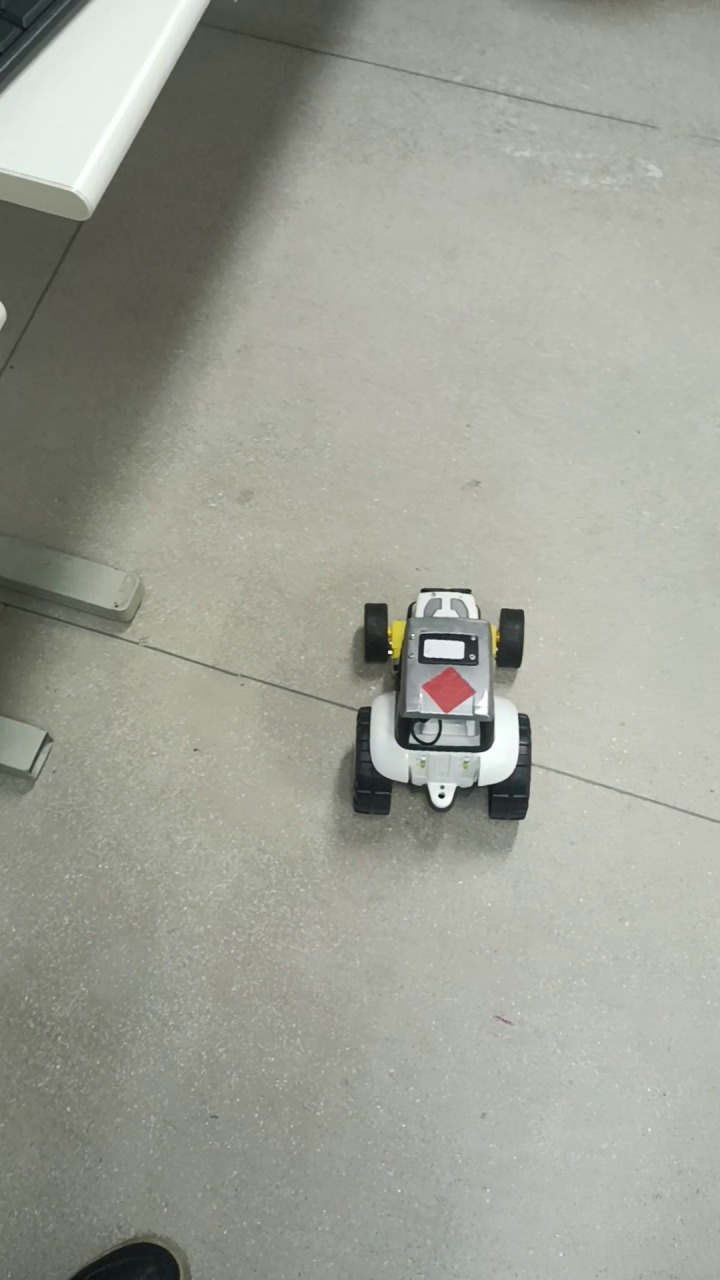
#> input picture dados/imagens/frames_dataset_novo_frame_00470.jpg, 720 x 1280 px; its folder holds only this picture in this run
$ python rotular.py
#> lines starting #> are read from the running program, lines starting #| are printed output that depends on the picture
"""Ferramenta para rotular carros: caixa + pontos da traseira, do meio e da frente.

    python -m ferramentas.rotular
    python -m ferramentas.rotular --modelo modelos/vigia-pose.pt   # o modelo sugere, você corrige

Para cada carro na imagem:
  1. arraste com o mouse uma caixa em volta do carro inteiro;
  2. clique no centro da TRASEIRA;
  3. clique no MEIO do carro (centro do teto / da carroceria);
  4. clique no centro da FRENTE.
Pode marcar vários carros na mesma imagem.

Teclas:
  Enter/Espaço  salva e vai para a próxima
  n             imagem SEM carro (salva vazio, também ensina o modelo) e vai para a próxima
  z             desfaz o último passo
  a / d         imagem anterior / próxima (salva o que mudou)
  x             apaga o rótulo desta imagem (volta a ficar "não rotulada")
  q / Esc       salva e sai
"""

import argparse
from pathlib import Path

import cv2
import numpy as np

from .formato_yolo import Rotulo, escrever_arquivo, ler_arquivo

COR_CAIXA = (0, 220, 0)
COR_TRASEIRA = (255, 100, 0)
COR_MEIO = (0, 200, 255)
COR_FRENTE = (0, 0, 255)
COR_SUGESTAO = (0, 220, 220)
ALTURA_FAIXA = 120

ESPERANDO_CAIXA = "arraste uma caixa em volta do carro"
ESPERANDO_TRASEIRA = "clique na TRASEIRA"
ESPERANDO_MEIO = "clique no MEIO do carro"
ESPERANDO_FRENTE = "clique na FRENTE"


class EditorRotulos:
    """Estado da edição de uma imagem (separado da janela para poder ser testado)."""

    def __init__(self, rotulos: list[Rotulo] | None = None, sugestao: bool = False) -> None:
        self.rotulos: list[Rotulo] = list(rotulos or [])
        self.sugestao = sugestao
        self.modificado = sugestao
        self.caixa_inicio: tuple[float, float] | None = None
        self.caixa_atual: tuple[float, float, float, float] | None = None
        self.traseira: tuple[float, float] | None = None
        self.meio: tuple[float, float] | None = None
        self.arrastando = False
        self._caixa_temporaria: tuple[float, float, float, float] | None = None

    @property
    def etapa(self) -> str:
        if self.caixa_atual is None:
            return ESPERANDO_CAIXA
        if self.traseira is None:
            return ESPERANDO_TRASEIRA
        if self.meio is None:
            return ESPERANDO_MEIO
        return ESPERANDO_FRENTE

    @property
    def incompleto(self) -> bool:
        return self.caixa_atual is not None

    # [39 lines left out: functions mouse, desfazer, not called in this run]

    def caixa_em_desenho(self):
        return self._caixa_temporaria


def desenhar(imagem: np.ndarray, editor: EditorRotulos, escala: float, cabecalho: tuple[str, str]) -> np.ndarray:
    tela = cv2.resize(imagem, None, fx=escala, fy=escala, interpolation=cv2.INTER_AREA)

    def p(ponto):
        return int(ponto[0] * escala), int(ponto[1] * escala)

    cor_caixa = COR_SUGESTAO if editor.sugestao else COR_CAIXA
    for numero, rotulo in enumerate(editor.rotulos, 1):
        x1, y1, x2, y2 = rotulo.caixa
        cv2.rectangle(tela, p((x1, y1)), p((x2, y2)), cor_caixa, 2)
        cv2.line(tela, p(rotulo.traseira), p(rotulo.meio), cor_caixa, 2)
        cv2.arrowedLine(tela, p(rotulo.meio), p(rotulo.frente), cor_caixa, 2, tipLength=0.3)
        cv2.circle(tela, p(rotulo.traseira), 6, COR_TRASEIRA, -1)
        cv2.circle(tela, p(rotulo.meio), 6, COR_MEIO, -1)
        cv2.circle(tela, p(rotulo.frente), 6, COR_FRENTE, -1)
        cv2.putText(tela, str(numero), p((x1 + 4, y1 + 22 / escala)), cv2.FONT_HERSHEY_SIMPLEX, 0.7, cor_caixa, 2)
    temporaria = editor.caixa_em_desenho()
    if temporaria:
        x1, y1, x2, y2 = temporaria
        cv2.rectangle(tela, p((x1, y1)), p((x2, y2)), (200, 200, 200), 1)
    if editor.caixa_atual:
        x1, y1, x2, y2 = editor.caixa_atual
        cv2.rectangle(tela, p((x1, y1)), p((x2, y2)), (0, 255, 255), 2)
    if editor.traseira:
        cv2.circle(tela, p(editor.traseira), 6, COR_TRASEIRA, -1)
    if editor.meio:
        cv2.line(tela, p(editor.traseira), p(editor.meio), (0, 255, 255), 1)
        cv2.circle(tela, p(editor.meio), 6, COR_MEIO, -1)

    faixa = np.zeros((ALTURA_FAIXA, tela.shape[1], 3), dtype=np.uint8)
    instrucao = editor.etapa
    if editor.sugestao:
        instrucao = "SUGESTAO DO MODELO: Enter aceita, z remove o ultimo"
    linhas = [
        (cabecalho[0], (255, 255, 255)),
        (cabecalho[1], (255, 255, 255)),
        (f"> {instrucao}", (0, 255, 255)),
        ("pontos: azul = traseira | laranja = meio | vermelho = frente", (170, 170, 170)),
        ("Enter salva | n sem carro | z desfaz | a/d navega | q sai", (170, 170, 170)),
    ]
    for i, (texto, cor) in enumerate(linhas):
        cv2.putText(faixa, texto, (10, 20 + 23 * i), cv2.FONT_HERSHEY_SIMPLEX, 0.5, cor, 1)
    return np.vstack([faixa, tela])


def main(argv: list[str] | None = None) -> None:
    parser = argparse.ArgumentParser(description=__doc__, formatter_class=argparse.RawDescriptionHelpFormatter)
    parser.add_argument("--imagens", type=Path, default=Path("dados/imagens"))
    parser.add_argument("--rotulos", type=Path, default=Path("dados/rotulos"))
    parser.add_argument("--modelo", help="Modelo .pt para sugerir rótulos nas imagens ainda não rotuladas.")
    parser.add_argument("--filtro", default="", help="Só imagens cujo nome contém este texto (ex.: Decocco).")
    parser.add_argument("--altura-tela", type=int, default=750, help="Altura máxima da janela, em pixels.")
    args = parser.parse_args(argv)

    imagens = sorted(p for p in args.imagens.glob("*.jpg") if args.filtro in p.name)
    if not imagens:
        parser.error(f"Nenhuma imagem em {args.imagens}. Rode antes: python -m ferramentas.preparar_imagens <pasta>")
    args.rotulos.mkdir(parents=True, exist_ok=True)

    detector = None
    if args.modelo:
        from vision.detector import DetectorYOLO

        detector = DetectorYOLO(args.modelo, confianca=0.4)

    def caminho_rotulo(imagem: Path) -> Path:
        return args.rotulos / f"{imagem.stem}.txt"

    def contar_rotuladas() -> int:
        return sum(caminho_rotulo(i).exists() for i in imagens)

    indice = next((i for i, img in enumerate(imagens) if not caminho_rotulo(img).exists()), 0)
    janela = "VigIA - rotulagem"
    cv2.namedWindow(janela, cv2.WINDOW_AUTOSIZE)

    while 0 <= indice < len(imagens):
        caminho = imagens[indice]
        imagem = cv2.imread(str(caminho))
#> imagem is the input picture: shape (1280, 720, 3); mean B, G, R 150, 160.7, 158.4
        altura, largura = imagem.shape[:2]
#> altura = 1280; largura = 720
        escala = min(1.0, args.altura_tela / altura, 1400 / largura)
#> escala = 0.586
        arquivo = caminho_rotulo(caminho)
        rotulos_salvos = None
        if arquivo.exists():
            try:
                rotulos_salvos = ler_arquivo(arquivo, largura, altura)
            except ValueError:
                print(f"  ! {arquivo.name} está no formato antigo (sem o ponto do meio); rotule de novo.")
        if rotulos_salvos is not None:
            editor = EditorRotulos(rotulos_salvos)
        elif detector is not None:
            sugeridos = [
                Rotulo(caixa=d.caixa, traseira=d.traseira, meio=d.meio, frente=d.frente)
                for d in detector.detectar(imagem)
            ]
            editor = EditorRotulos(sugeridos, sugestao=bool(sugeridos))
        else:
            editor = EditorRotulos()

        def ao_mouse(evento, x, y, *_):
            editor.mouse(evento, x / escala, (y - ALTURA_FAIXA) / escala)

        cv2.setMouseCallback(janela, ao_mouse)
        total_rotuladas = contar_rotuladas()
        proximo = indice
        while proximo == indice:
            situacao = "rotulada" if arquivo.exists() else "NAO rotulada"
            cabecalho = (
                f"{indice + 1}/{len(imagens)}  {caminho.name}",
                f"[{situacao}]  carros aqui: {len(editor.rotulos)}  |  rotuladas: {total_rotuladas}",
            )
            cv2.imshow(janela, desenhar(imagem, editor, escala, cabecalho))
#> after the loop in desenhar, `for i, (texto, cor) in enumerate(linhas):`:
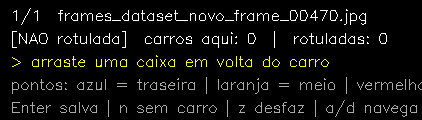
#> faixa: shape (120, 422, 3); mean of channels 0, 1, 2 12.3, 15.2, 15.2; drawn as B, G, R
#> in desenhar, `return np.vstack([faixa, tela])`:
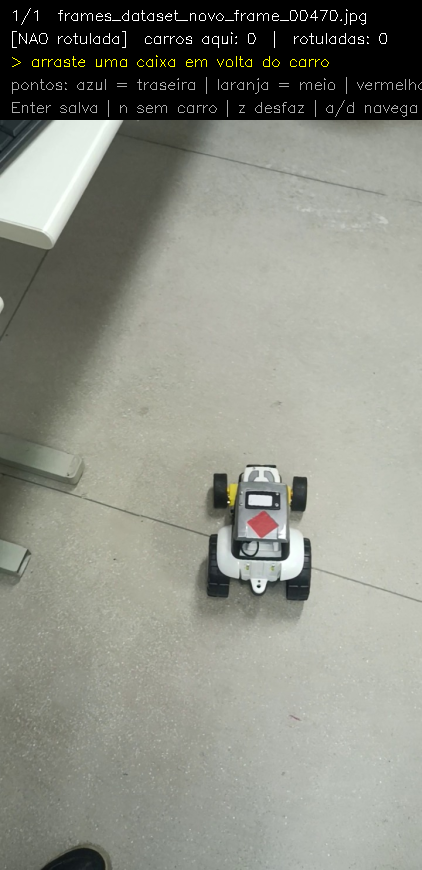
#> returned value: shape (870, 422, 3); mean of channels 0, 1, 2 131, 140.7, 138.6; drawn as B, G, R
            tecla = cv2.waitKey(20) & 0xFF
#> (key x is pressed here)
            if tecla == 255:
                continue

            def salvar(rotulos):
                escrever_arquivo(arquivo, rotulos, largura, altura)

            if tecla in (13, 10, 32):
                if editor.incompleto:
                    print("Termine o carro em andamento (traseira, meio e frente) ou aperte z.")
                    continue
                salvar(editor.rotulos)
                proximo = indice + 1
            elif tecla == ord("n"):
                salvar([])
                proximo = indice + 1
            elif tecla == ord("z"):
                editor.desfazer()
            elif tecla == ord("x"):
                arquivo.unlink(missing_ok=True)
                total_rotuladas = contar_rotuladas()
                editor = EditorRotulos()
            elif tecla in (ord("a"), ord("d"), ord("q"), 27):
                if editor.modificado and not editor.incompleto and not editor.sugestao:
                    salvar(editor.rotulos)
                if tecla == ord("a"):
                    proximo = max(0, indice - 1)
                    if proximo == indice:
                        continue
                elif tecla == ord("d"):
                    proximo = indice + 1
                else:
                    proximo = -1
        indice = proximo

    cv2.destroyAllWindows()
    print(f"{contar_rotuladas()} de {len(imagens)} imagens rotuladas.")


if __name__ == "__main__":
    main()

$ run again, on dados/imagens/frames_dataset_novo_frame_00487.jpg
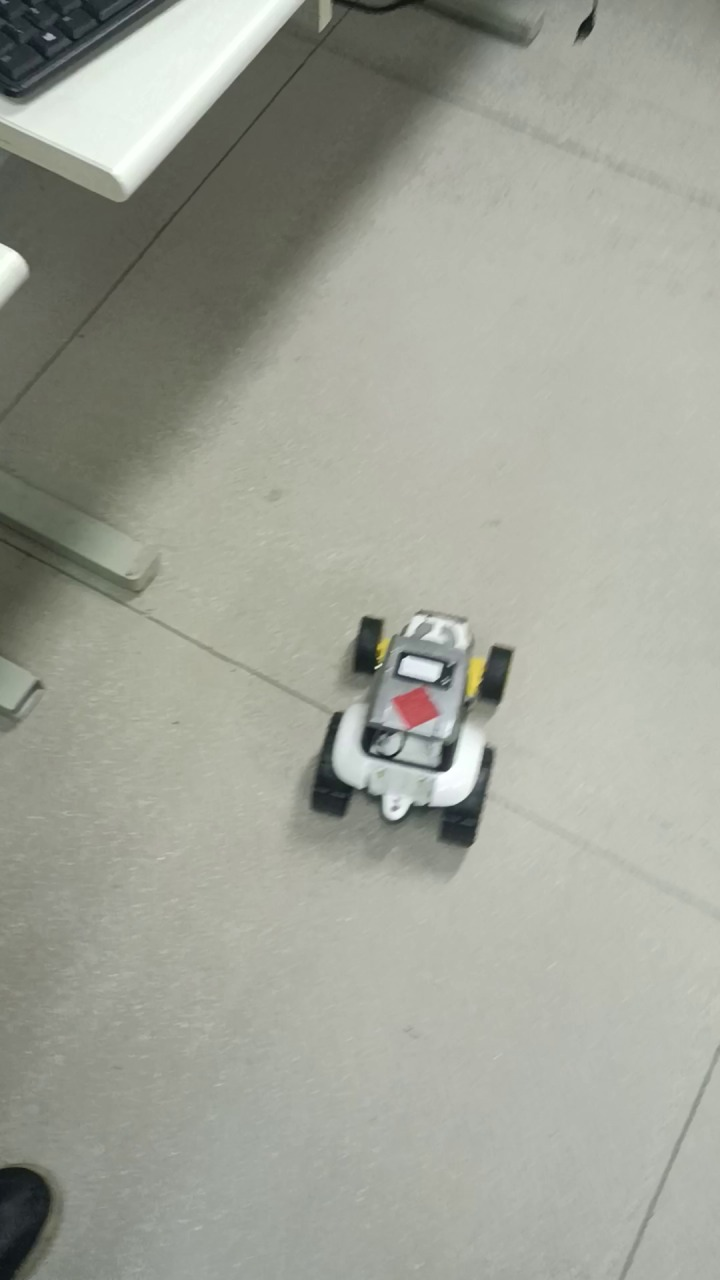
#> input picture dados/imagens/frames_dataset_novo_frame_00487.jpg, 720 x 1280 px
#> in main, imagem is the input picture: shape (1280, 720, 3); mean B, G, R 151.3, 162.1, 159.7
#> in desenhar, `return np.vstack([faixa, tela])`:
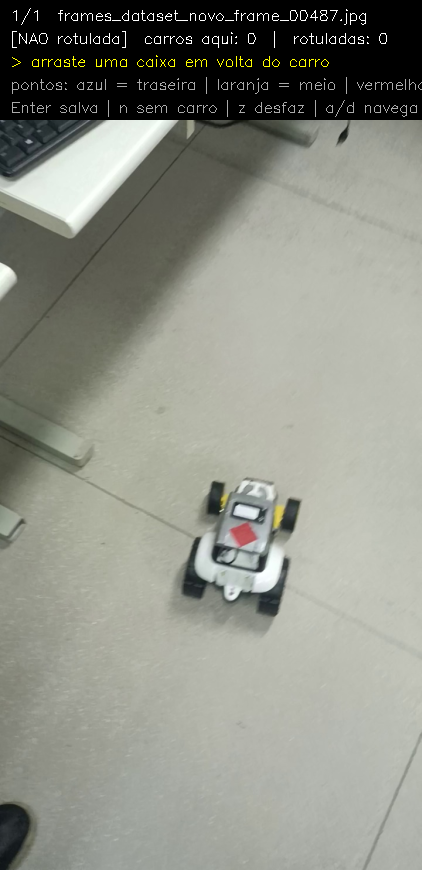
#> returned value: shape (870, 422, 3); mean of channels 0, 1, 2 132.2, 141.9, 139.7; drawn as B, G, R
